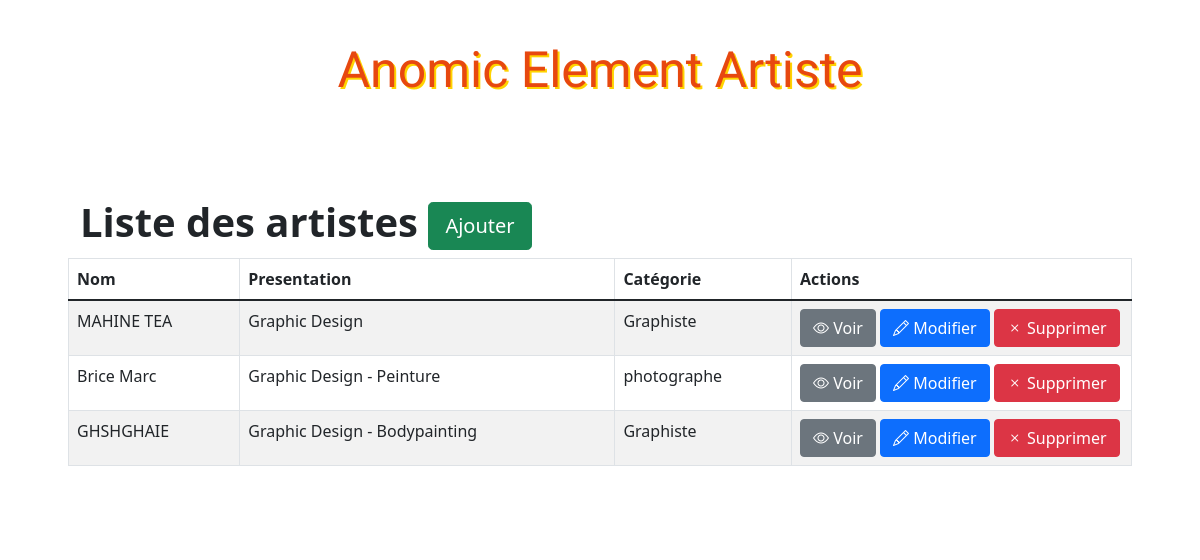
The app's page /adminArtiste/index.php with its own data.
### tables this page shows
CREATE TABLE `artise` (
  `id` int(11) NOT NULL,
  `nomArtise` varchar(100) NOT NULL,
  `img` varchar(250) NOT NULL,
  `Categorie` int(100) DEFAULT NULL,
  `presentation` longtext NOT NULL,
  `createDate` date DEFAULT NULL,
  `updateDate` date DEFAULT NULL
);

CREATE TABLE `ar_cate` (
  `id` int(11) NOT NULL,
  `name_cate` varchar(100) NOT NULL
);

### adminArtiste/index.php (the view, shortened to what this page needs)
<!DOCTYPE html>
<html>
    <head>
        <link href="https://cdn.jsdelivr.net/npm/bootstrap@5.1.1/dist/css/bootstrap.min.css" rel="stylesheet">
        <link rel="stylesheet" href="https://cdn.jsdelivr.net/npm/bootstrap-icons@1.5.0/font/bootstrap-icons.css">
        <link rel="stylesheet" href="../css/styles.css">
    </head>
    <body>
    <h1 class="text-logo"><span class="glyphicon glyphicon-cutlery"></span> Anomic Element Artiste <span class="glyphicon glyphicon-cutlery"></span></h1>
        <div class="container admin">
            <div class="row">
                <h1><strong>  Liste des artistes   </strong><a href="insert.php" class="btn btn-success btn-lg"><span class="glyphicon glyphicon-plus"></span> Ajouter</a></h1>
                <table class="table table-striped table-bordered">
                  <thead>
                    <tr>
                      <th>Nom</th>
                      <th>Presentation</th>
                      <th>Catégorie</th>
                      <th>Actions</th>
                    </tr>
                  </thead>
                  <tbody>
                  <?php
                        $db = Database::connect();
                        $statement = $db->query('SELECT artise.id, artise.nomArtise, artise.presentation, ar_cate.name_cate AS  categorie FROM artise LEFT JOIN ar_cate ON artise.Categorie = ar_cate.id ORDER BY artise.id DESC');
                        while($item = $statement->fetch()) {
                            echo '<tr>';
                            echo '<td>'. $item['nomArtise'] . '</td>';
                            echo '<td>'. $item['presentation'] . '</td>';
                            echo '<td>'. $item['categorie'] . '</td>';
                            echo '<td width=340>';
                            echo '<a class="btn btn-secondary" href="view.php?id='.$item['id'].'"><span class="bi-eye"></span> Voir</a>';
                            echo '<a class="btn btn-primary" href="update.php?id='.$item['id'].'"><span class="bi-pencil"></span> Modifier</a>';
                            echo '<a class="btn btn-danger" href="delete.php?id='.$item['id'].'"><span class="bi-x"></span> Supprimer</a>';
                            echo '</td>';
                            echo '</tr>';
                        }
                      ?>
                  </tbody>
                </table>
            </div>
        </div>
    </body>
</html>

### css/styles.css (style rules this page uses)
body { background: url(../images/bg.png); }
.text-logo { font-family: 'Holtwood One SC', sans-serif; color: #e7480f; text-shadow: 2px 2px #ffd301; font-size: 50px; padding: 40px 0px; text-align: center; }
.admin { background: #fff; padding: 50px; border-radius: 10px; }
:root { --navbar-background-color: #f2f2f2; --navbar-transition-speed: .2s; }

### records on screen
artise: nomArtise "MAHINE TEA", presentation "Graphic Design", Categorie.name_cate "Graphiste"
artise: nomArtise "Brice Marc", presentation "Graphic Design - Peinture", Categorie.name_cate "photographe"
artise: nomArtise "GHSHGHAIE", presentation "Graphic Design - Bodypainting", Categorie.name_cate "Graphiste"
